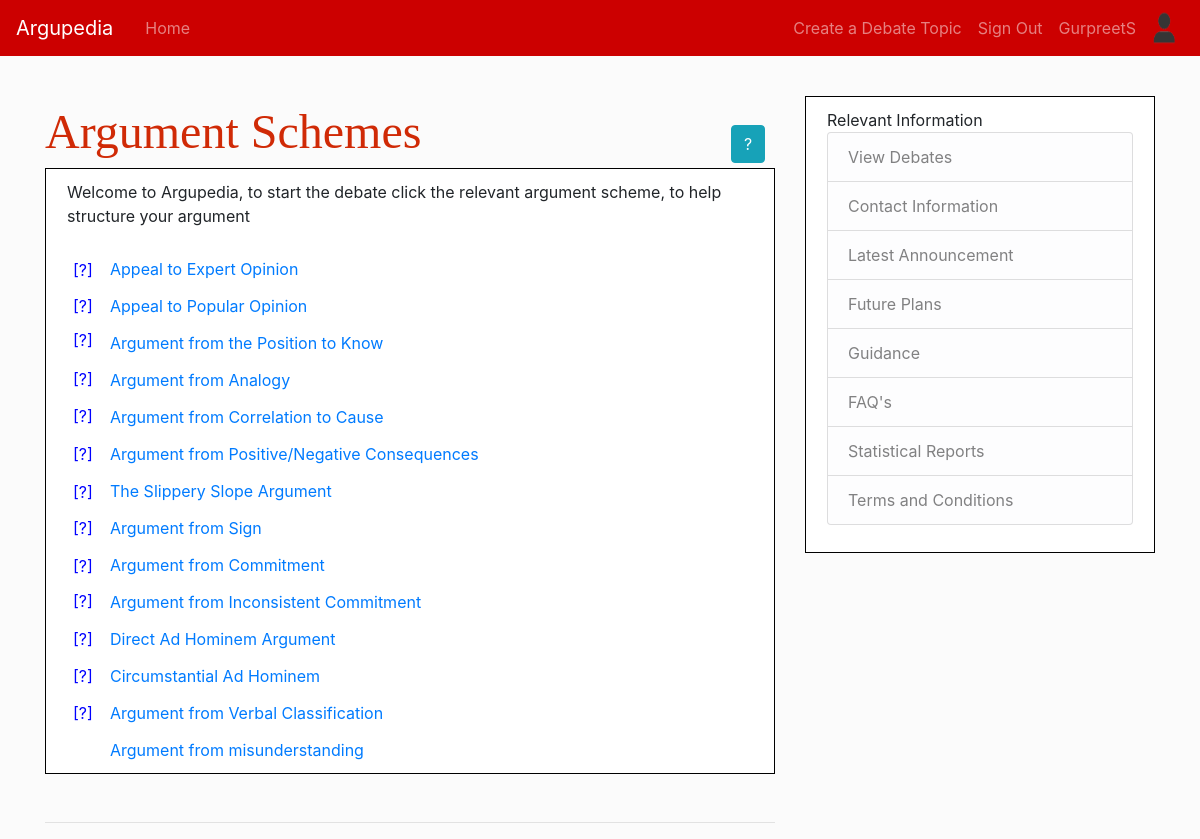
Page /debate/100/ArgumentScheme/ (signed in) on the committed database.
### Argupedia/models.py (models this page shows, shortened)
class ArgProfile(models.Model):
    specalist = models.CharField(max_length=40)
    user = models.OneToOneField(User, on_delete=models.CASCADE)
    pict = models.ImageField(default='default.png', upload_to='arguserpic')
    time = models.DateTimeField(default=datetime.datetime.now)

class Argument_Name(models.Model):
    Argument_Name = models.TextField()
    Argument_information = models.TextField(blank=True)
    Argument_source = models.TextField(blank=True)

### Argupedia/views.py (the view)
# urls.py: path("debate/<int:pk>/ArgumentScheme/", Argument_NameView.as_view(),
class Argument_NameView(View):
    model = Arg_Posts
    def get(self, request, pk):
        Args = {
            'Args': Argument_Name.objects.all()
        }
        return render(request, "Argupedia/argument_name_list.html", Args)

### Argupedia/templates/Argupedia/argument_name_list.html (shortened to what this page needs)
{% extends 'Argupedia/base.html' %}
{% block content %}
   <font face=" Impact " size="10px" color="#D02A06"> Argument Schemes</font>
<button type="button" class="btn btn-info" data-toggle="modal" data-target="#myModal" style="margin-left: 305px">?</button>
<div class="buff">
<p> Welcome to Argupedia, to start the debate click the relevant argument scheme,
    to help structure your argument</p>
        <button  class="section-1" data-toggle="modal" data-target="#expertopinion" style="margin-top: 250px">[?]</button>
        <button  class="section-2" data-toggle="modal" data-target="#negativeconseq" style="margin-top: 250px">[?]</button>
        <button  class="section-3" data-toggle="modal" data-target="#popularopinion" style="margin-top: 250px">[?]</button>
        <button  class="section-4" data-toggle="modal" data-target="#positiontoknow" style="margin-top: 250px">[?]</button>
        <button  class="section-5" data-toggle="modal" data-target="#analogy" style="margin-top: 250px">[?]</button>
        <button  class="section-6" data-toggle="modal" data-target="#correlation" style="margin-top: 250px">[?]</button>
        <button  class="section-7" data-toggle="modal" data-target="#slippery" style="margin-top: 250px">[?]</button>
        <button  class="section-8" data-toggle="modal" data-target="#sign" style="margin-top: 250px">[?]</button>
        <button  class="section-9" data-toggle="modal" data-target="#commitment" style="margin-top: 250px">[?]</button>
        <button  class="section-10" data-toggle="modal" data-target="#inconsistent" style="margin-top: 250px">[?]</button>
        <button  class="section-11" data-toggle="modal" data-target="#directad" style="margin-top: 250px">[?]</button>
        <button  class="section-12" data-toggle="modal" data-target="#circumstantial" style="margin-top: 250px">[?]</button>
        <button  class="section-13" data-toggle="modal" data-target="#verbalclass" style="margin-top: 250px">[?]</button>
{% for Arg in Args %}
    <div class="row justify-content-center" >
                    <a href="{% url 'debate-construct' Arg.id %}"
                       style="width: 600px; margin-top: 13px; ; color=#D02A06">
                        {{ Arg.Argument_Name}}
</a>
    </div>
{% endfor %}
</div>
    <hr class="mt-5">
{% endblock content %}

### Argupedia/templates/Argupedia/base.html (shortened to what this page needs)
{% load static %}
<!DOCTYPE html>
<html lang="en">
<head>
    <link rel="stylesheet" href="https://maxcdn.bootstrapcdn.com/bootstrap/4.0.0/css/bootstrap.min.css">
    <link rel="stylesheet" type="text/css" href="{%static 'Argupedia/csssheet.css' %}">
</head>
<bone>
      <nav class="navbar navbar-expand-md navbar-dark kings fixed-top">
          <a class="navbar-brand mr-4" href="/">Argupedia</a>
          <div class="collapse navbar-collapse" id="navbarToggle">
            <div class="navbar-nav mr-auto">
              <a class="nav-item nav-link" href="{% url 'arg-about' %}">Home</a>
            </div>
            <div class="navbar-nav">
                {% if user.is_authenticated %}
                    <a class="nav-item nav-link" href="{% url 'Arg-scheme' pk=100 %}">Create a Debate Topic</a>
                    <a class="nav-item nav-link" href="{% url 'signout' %}">Sign Out</a>
                     <a class="nav-item nav-link" href="{% url 'profile' %}">{{user.username}}</a>
                     <img class="rounded-circle article-img" src="{{ user.argprofile.pict.url }}" width ="40" height="40">
                {% else %}
                    <a class="nav-item nav-link" href="{% url 'signin' %}">Sign In</a>
                    <a class="nav-item nav-link" href="{% url 'register' %}">Sign up</a>
                {% endif %}
            </div>
          </div>
      </nav>
    <main role="main" class="container">
      <div class="row">
        <div class="col-lg-8">
          {% block content %}{% endblock %}
        </div>
        <div class="col-lg-4">
          <div class="buff">
            <font>Relevant Information</font>
              <ul class="list-group">
                <a class="list-group-item list-group-item-light" href="{% url 'argupedia-home' %}">View Debates</a>
                <a class="list-group-item list-group-item-light ayy" href="{% url 'contact-info' %}">Contact Information</a>
                <a class="list-group-item list-group-item-light" href="{% url 'arg-home' %}">Latest Announcement</a>
                <a class="list-group-item list-group-item-light" href="{% url 'future-home' %}">Future Plans</a>
                <a class="list-group-item list-group-item-light" href="{% url 'guidance' %}">Guidance</a>
                <a class="list-group-item list-group-item-light" href="{% url 'FAQ' %}">FAQ's</a>
                <a class="list-group-item list-group-item-light" href="{% url 'reports' %}">Statistical Reports</a>
                  <a class="list-group-item list-group-item-light" href="{% url 'Rules' %}">Terms and Conditions</a>
              </ul>
          </div>
        </div>
      </div>
    </main>
</bone>
</html>

### Argupedia/static/Argupedia/csssheet.css (style rules this page uses)
.kings { background-color: #cc0000; }
.buff { background: #ffffff; padding: 11px 21px; margin-bottom: 14px; border: 1px solid #000000; }
.section-1 { position: absolute; top:-89px; border:none; background-color:transparent; outline:none; color: #0000FF; }
.section-2 { position: absolute; top:95px; border:none; background-color:transparent; outline:none; color: #0000FF; }
.section-3 { position: absolute; top: -53px; border:none; background-color:transparent; outline:none; color: #0000FF; }
.section-4 { position: absolute; top: -19px; border:none; background-color:transparent; outline:none; color: #0000FF; }
.section-5 { position: absolute; top: 20px; border:none; background-color:transparent; outline:none; color: #0000FF; }
.section-6 { position: absolute; top: 57px; border:none; background-color:transparent; outline:none; color: #0000FF; }
.section-7 { position: absolute; top: 133px; border:none; background-color:transparent; outline:none; color: #0000FF; }
.section-8 { position: absolute; top: 169px; border:none; background-color:transparent; outline:none; color: #0000FF; }
.section-9 { position: absolute; top: 207px; border:none; background-color:transparent; outline:none; color: #0000FF; }
.section-10 { position: absolute; top: 242px; border:none; background-color:transparent; outline:none; color: #0000FF; }
.section-11 { position: absolute; top: 280px; border:none; background-color:transparent; outline:none; color: #0000FF; }
.section-12 { position: absolute; top: 317px; border:none; background-color:transparent; outline:none; color: #0000FF; }
.section-13 { position: absolute; top: 354px; border:none; background-color:transparent; outline:none; color: #0000FF; }

### rows in the picture
Argument_Name: Argument_Name "Appeal to Expert Opinion"
Argument_Name: Argument_Name "Appeal to Popular Opinion"
Argument_Name: Argument_Name "Argument from the Position to Know"
Argument_Name: Argument_Name "Argument from Analogy"
Argument_Name: Argument_Name "Argument from Correlation to Cause"
Argument_Name: Argument_Name "Argument from Positive/Negative Consequences"
Argument_Name: Argument_Name "The Slippery Slope Argument"
Argument_Name: Argument_Name "Argument from Sign"
Argument_Name: Argument_Name "Argument from Commitment"
Argument_Name: Argument_Name "Argument from Inconsistent Commitment"
Argument_Name: Argument_Name "Direct Ad Hominem Argument"
Argument_Name: Argument_Name "Circumstantial Ad Hominem"
Argument_Name: Argument_Name "Argument from Verbal Classification"
Argument_Name: Argument_Name "Argument from misunderstanding"

### other values in the picture
{{ user.username }} "GurpreetS"
